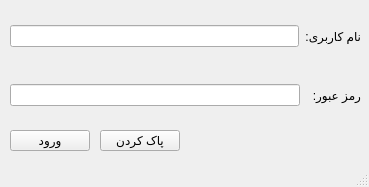
<?xml version="1.0" encoding="UTF-8"?>
<ui version="4.0">
 <class>loginWindow</class>
 <widget class="QMainWindow" name="loginWindow">
  <property name="geometry">
   <rect>
    <x>0</x>
    <y>0</y>
    <width>369</width>
    <height>187</height>
   </rect>
  </property>
  <property name="maximumSize">
   <size>
    <width>369</width>
    <height>187</height>
   </size>
  </property>
  <property name="windowTitle">
   <string>MainWindow</string>
  </property>
  <widget class="QWidget" name="centralwidget">
   <widget class="QPushButton" name="loginBtn">
    <property name="geometry">
     <rect>
      <x>10</x>
      <y>130</y>
      <width>80</width>
      <height>21</height>
     </rect>
    </property>
    <property name="text">
     <string>ورود</string>
    </property>
   </widget>
   <widget class="QPushButton" name="eraseBtn">
    <property name="geometry">
     <rect>
      <x>100</x>
      <y>130</y>
      <width>80</width>
      <height>21</height>
     </rect>
    </property>
    <property name="text">
     <string>پاک کردن</string>
    </property>
   </widget>
   <widget class="QWidget" name="layoutWidget">
    <property name="geometry">
     <rect>
      <x>10</x>
      <y>10</y>
      <width>351</width>
      <height>111</height>
     </rect>
    </property>
    <layout class="QVBoxLayout" name="verticalLayout">
     <item>
      <layout class="QHBoxLayout" name="horizontalLayout_2">
       <item>
        <widget class="QLineEdit" name="usernameLineEdit"/>
       </item>
       <item>
        <widget class="QLabel" name="usernameLabel">
         <property name="text">
          <string>نام کاربری:</string>
         </property>
        </widget>
       </item>
      </layout>
     </item>
     <item>
      <layout class="QHBoxLayout" name="horizontalLayout">
       <item>
        <widget class="QLineEdit" name="passwordLineEdit"/>
       </item>
       <item>
        <widget class="QLabel" name="passwordLabel">
         <property name="text">
          <string>رمز عبور:  </string>
         </property>
        </widget>
       </item>
      </layout>
     </item>
    </layout>
   </widget>
  </widget>
  <widget class="QMenuBar" name="menubar">
   <property name="geometry">
    <rect>
     <x>0</x>
     <y>0</y>
     <width>369</width>
     <height>20</height>
    </rect>
   </property>
  </widget>
  <widget class="QStatusBar" name="statusbar"/>
 </widget>
 <resources/>
 <connections/>
</ui>
